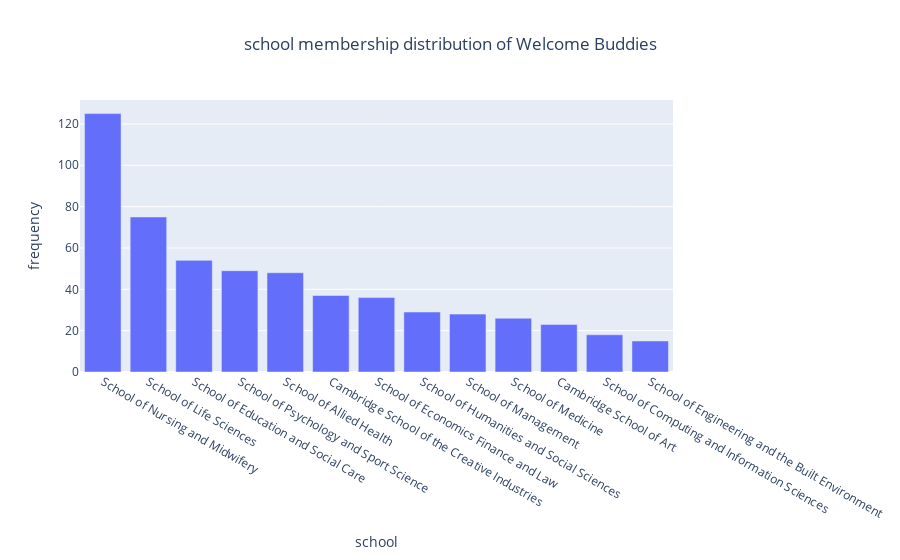

Here is the notebook cell this chart was saved with:
### Code cell
school_fig = px.bar(school_counts, title="school membership distribution of Welcome Buddies")
school_fig.update_layout(
    xaxis_title = "school",
    yaxis_title = "frequency",
    title_x = 0.5, 
    showlegend = False
)
school_fig.show()

### Figure 1 — Plotly figure (JSON) as saved in the notebook; plotly's stock layout.template omitted (floating-point values rounded to 4 significant figures)
{"data": [{"alignmentgroup": "True", "hovertemplate": "variable=school<br>index=%{x}<br>value=%{y}<extra></extra>", "legendgroup": "school", "marker": {"color": "#636efa", "pattern": {"shape": ""}}, "name": "school", "offsetgroup": "school", "orientation": "v", "showlegend": true, "textposition": "auto", "type": "bar", "x": ["School of Nursing and Midwifery  ", "School of Life Sciences ", "School of Education and Social Care ", "School of Psychology and Sport Science ", "School of Allied Health ", "Cambridge School of the Creative Industries ", "School of Economics Finance and Law ", "School of Humanities and Social Sciences ", "School of Management ", "School of Medicine", "Cambridge School of Art ", "School of Computing and Information Sciences ", "School of Engineering and the Built Environment "], "xaxis": "x", "y": [125, 75, 54, 49, 48, 37, 36, 29, 28, 26, 23, 18, 15], "yaxis": "y"}], "layout": {"barmode": "relative", "legend": {"title": {"text": "variable"}, "tracegroupgap": 0}, "showlegend": false, "title": {"text": "school membership distribution of Welcome Buddies", "x": 0.5}, "xaxis": {"anchor": "y", "domain": [0, 1], "title": {"text": "school"}}, "yaxis": {"anchor": "x", "domain": [0, 1], "title": {"text": "frequency"}}}}
